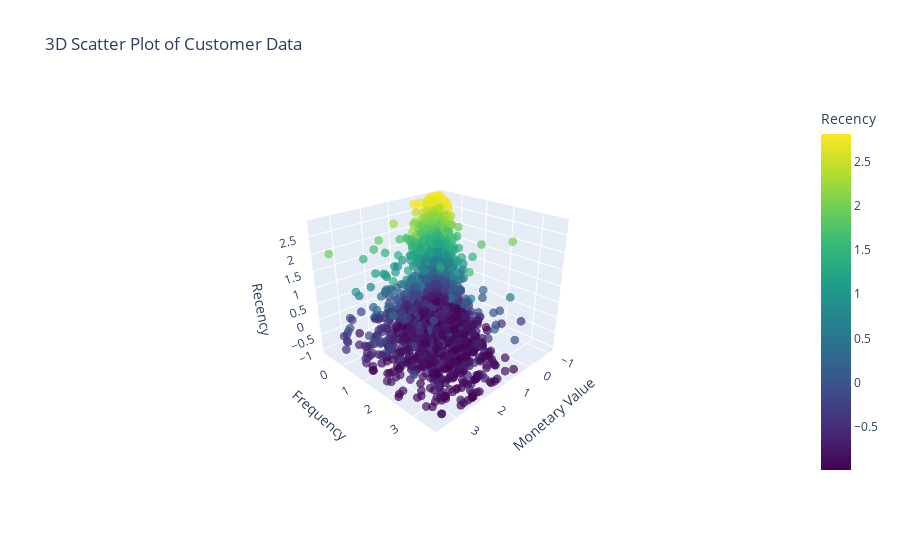

Notebook code cell kept with this figure:
### Code cell
fig5 = px.scatter_3d(
    scaled_data_df,
    x="MonetaryValue",
    y="Frequency",
    z="Recency",
    opacity=0.7,
    color="Recency",
    color_continuous_scale="Viridis",
    title="3D Scatter Plot of Customer Data"
)
fig5.update_traces(marker=dict(size=3))

fig5.update_layout(
    scene_camera=dict(
        eye=dict(x=1.8, y=1.8, z=1.2)
    ),
    scene=dict(
        xaxis_title="Monetary Value",
        yaxis_title="Frequency",
        zaxis_title="Recency"
    )
)
fig5

### Figure 1 — Plotly figure (JSON) as saved in the notebook; plotly's stock layout.template omitted (floating-point values rounded to 4 significant figures; data arrays with more than 128 entries replaced by an {"elided": "..."} marker saying what was removed)
{"data": [{"hovertemplate": "MonetaryValue=%{x}<br>Frequency=%{y}<br>Recency=%{marker.color}<extra></extra>", "legendgroup": "", "marker": {"color": {"elided": "3809 float values"}, "coloraxis": "coloraxis", "opacity": 0.7, "size": 3, "symbol": "circle"}, "mode": "markers", "name": "", "scene": "scene", "showlegend": false, "type": "scatter3d", "x": {"elided": "3809 float values"}, "y": {"elided": "3809 float values"}, "z": {"elided": "3809 float values"}}], "layout": {"coloraxis": {"colorbar": {"title": {"text": "Recency"}}, "colorscale": [[0, "#440154"], [0.1111, "#482878"], [0.2222, "#3e4989"], [0.3333, "#31688e"], [0.4444, "#26828e"], [0.5556, "#1f9e89"], [0.6667, "#35b779"], [0.7778, "#6ece58"], [0.8889, "#b5de2b"], [1, "#fde725"]]}, "legend": {"tracegroupgap": 0}, "scene": {"camera": {"eye": {"x": 1.8, "y": 1.8, "z": 1.2}}, "domain": {"x": [0, 1], "y": [0, 1]}, "xaxis": {"title": {"text": "Monetary Value"}}, "yaxis": {"title": {"text": "Frequency"}}, "zaxis": {"title": {"text": "Recency"}}}, "title": {"text": "3D Scatter Plot of Customer Data"}}}
